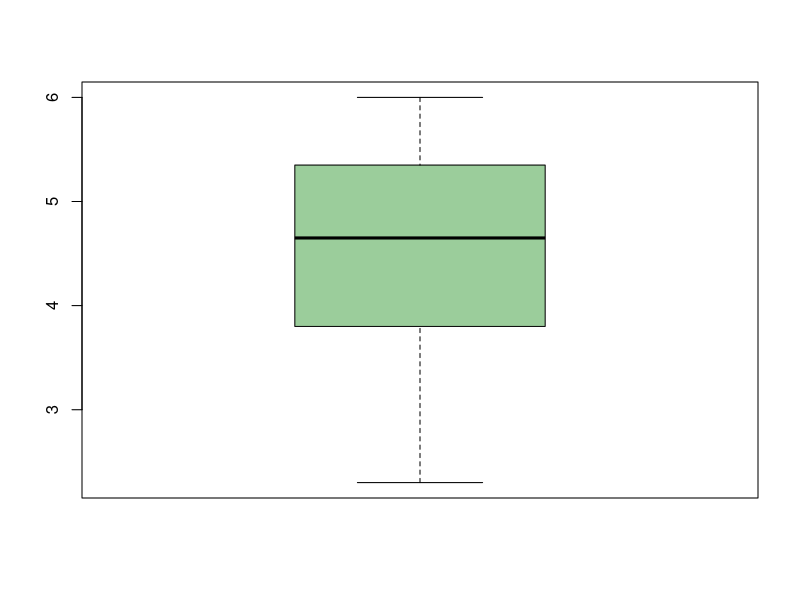

Source code (R):
zahlen <- c(4.2, 2.3, 5.6, 4.5, 4.8, 3.9, 5.9, 2.4, 5.9, 6, 4, 3.7, 5, 5.2, 4.5, 3.6, 5, 6, 2.8, 3.3, 5.5, 4.2, 4.9, 5.1)
mean(zahlen)

# Varianz
var(zahlen)

# Standardabweichung
sd(zahlen)

# Median
median(zahlen)

# Quanitle
quantile(zahlen, p = c(0.25, 0.75), type = 2)

# Quartilsdifferenz
IQR(zahlen, type = 2)

# Boxplot
boxplot(zahlen, col = "darkseagreen3")

# boxplot(zahlen1, zahlen2, col = c("orange", "lightblue"))